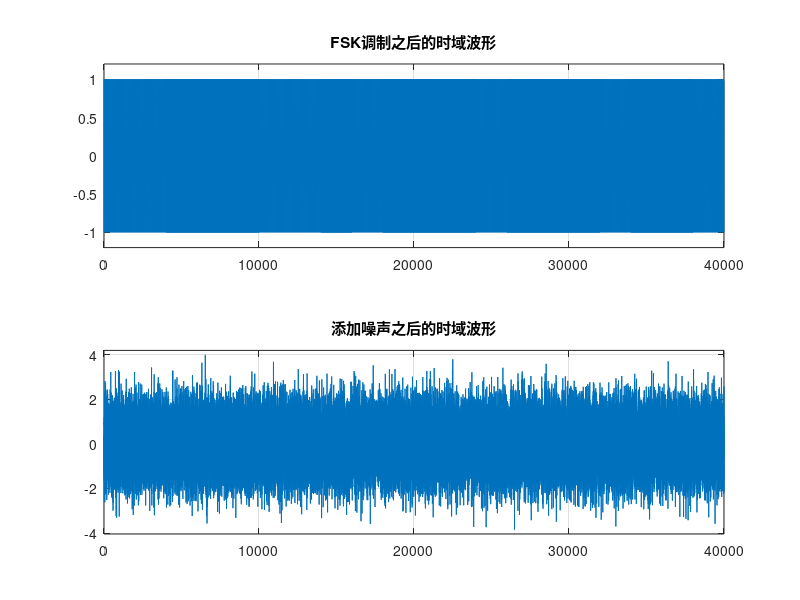

Write the MATLAB code that produced this figure.
%--------------------------------------------------------------------------
% FSK_mod_simu.m
% Description : A MATLAB program to simulate FSK modulation
% Input       : None
% Output      : None
% Author      : KouXin                                              
%--------------------------------------------------------------------------
clc
clear
close all

%% 系统配置
sampleRate = 2000;                          % 采样率
dt = 1 / sampleRate;                        % 采样时间间隔
SimBitsNum = 20;                            % 模拟比特数
bitTime = 1;                                % 1bit持续的时间
bitSampleNum = sampleRate * bitTime;        % 1bit的采样点数
totalTime = bitTime * SimBitsNum;           % 总时间
totalSampleNum = sampleRate * totalTime;    % 采样点的个数
t = 0:dt:(totalTime - dt);                  % SimBitsNum个比特所持续的时间
t = t';                                     % 转置成列向量'
f1 = 60;                                    % 载频1的模拟频率(Hz)
f2 = 300;                                   % 载频2的模拟频率(Hz)
SNR = 2;                                    % 信噪比（单位：dB）

%% 产生发送比特
rng(1e3)
sendBits = round(rand(1, SimBitsNum));              % 模拟发送的比特
sendBitsReverse = ~sendBits;

% 根据产生的比特生成相应的方波
sendBitsSample = (ones(1, bitSampleNum))' * sendBits; %'
sendBitsSample = sendBitsSample(:);                 % 转换成列向量
sendBitsReverseSample = (ones(1, bitSampleNum))' * sendBitsReverse; %'
sendBitsReverseSample = sendBitsReverseSample(:);   % 转换成列向量
 
%% FSK调制
fsk1 = sendBitsSample .* cos(2 * pi * f1 .* t);
fsk2 = sendBitsReverseSample .* cos(2 * pi * f2 .* t);
fsk = fsk1 + fsk2;
figure
subplot(211)
plot(fsk)
axis([0 totalSampleNum min(fsk)-0.2 max(fsk)+0.2]);
grid on
title('FSK调制之后的时域波形')
 
%% 添加噪声
% ====== AWGN noise ====== 
noisePower  = 10^(-SNR/10);
noise       = sqrt(noisePower) * (randn(length(fsk), 1));
fskSigWithNoise = fsk + noise;
subplot(212)
plot(fskSigWithNoise)
axis([0 totalSampleNum min(fskSigWithNoise)-0.2 max(fskSigWithNoise)+0.2]);
grid on
title('添加噪声之后的时域波形')
